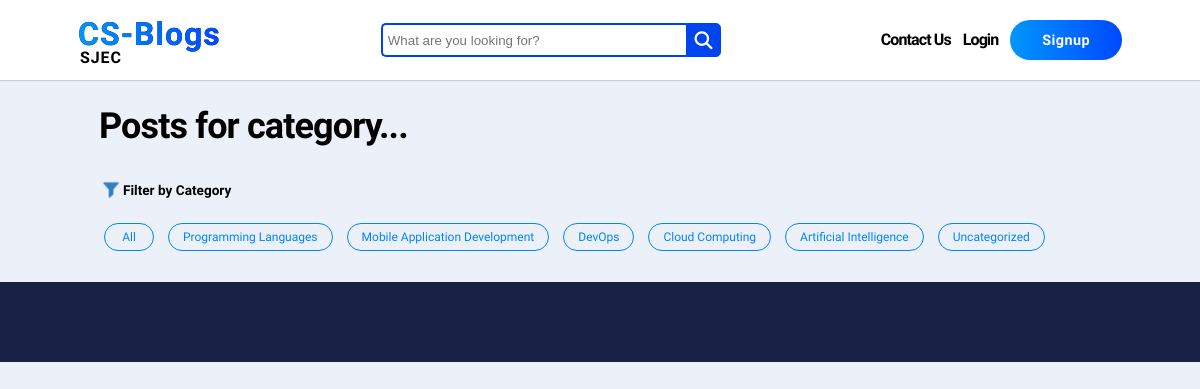
The app's page /blogs/category/mobile-application-development with its own data.
### blog/models.py (models this page shows, shortened)
class Category(models.Model):
    name = models.CharField(max_length=50)
    description = models.CharField(max_length=255)
    slug = models.CharField(max_length=60, unique=True, blank=True)

### blog/views.py (the view)
# urls.py: path('category/<slug:slug>', CategoryView.as_view(), name="category"),
class CategoryView(ListView):
    model = Post
    context_object_name = "posts"
    template_name = "blog/category.html"
    queryset = Post.objects.filter(status="P")
    def get_context_data(self):
        context = super().get_context_data()
        context['categories'] = Category.objects.all()
        return context
    def get_queryset(self):
        category = Category.objects.get(slug = self.request.resolver_match.kwargs.get('slug'))
        queryset = Post.objects.filter(category=category, status="P")
        return queryset

### blog/templates/blog/category.html (shortened to what this page needs)
{% extends "blog/base.html" %}
{% load static %}
{% block extra_head %}
<link href="{% static 'blog/css/index.css' %}" rel="stylesheet" type="text/css">
{% endblock %}
{% block content %}
    <div id="main">
        <div>
            <h1>Posts for category...</h1>
        </div>
        <div class="filter">
            <p><img/><span>Filter by Category</span></p>
        </div>
        <div class="category-buttons">
            <a href="{% url 'index' %}"><button>All</button></a>
            {% for category in categories %}
            <a href="{% url 'category' category.slug %}"><button>{{ category.name }}</button></a>
            {% endfor %}
        </div>
    </div>
    <div id="card-holder">
    </div>
{% endblock %}

### blog/static/blog/css/base.css (style rules this page uses)
body { background-color: #ECF0F9; margin: 0; }

### blog/static/blog/css/index.css (style rules this page uses)
#main { width: 1002px; margin-top: 80px; margin-left: auto; margin-right: auto; padding: 12px; }
#main h1 { font-family: "Raleway"; font-size: 36px; font-weight: 600; letter-spacing: -0.9px; line-height: 69.84px; margin: 0px; }
.filter { margin: 12px 0px; }
.filter img { width: 24px; vertical-align: middle; }
.filter span { font-family: "Raleway"; font-size: 13.6px; font-weight: 600; vertical-align: middle; }
.category-buttons { margin-bottom: 0px; }
.category-buttons button { display: inline-block; color: rgb(0, 132, 255); border: 1px solid rgb(0, 132, 255); border-radius: 20px; background-color: transparent; font-family: "Raleway"; font-size: 12px; cursor: pointer; min-width: 50px; padding: 6px 14px; margin: 5px; }
#card-holder { display: flex; flex-direction: row; flex-wrap: wrap; width: 1002px; margin-top: 0px; margin-left: auto; margin-right: auto; padding: 14px; padding-top: 0px; }

### records on screen
Category: name "Programming Languages"
Category: name "Mobile Application Development"
Category: name "DevOps"
Category: name "Cloud Computing"
Category: name "Artificial Intelligence"
Category: name "Uncategorized"
